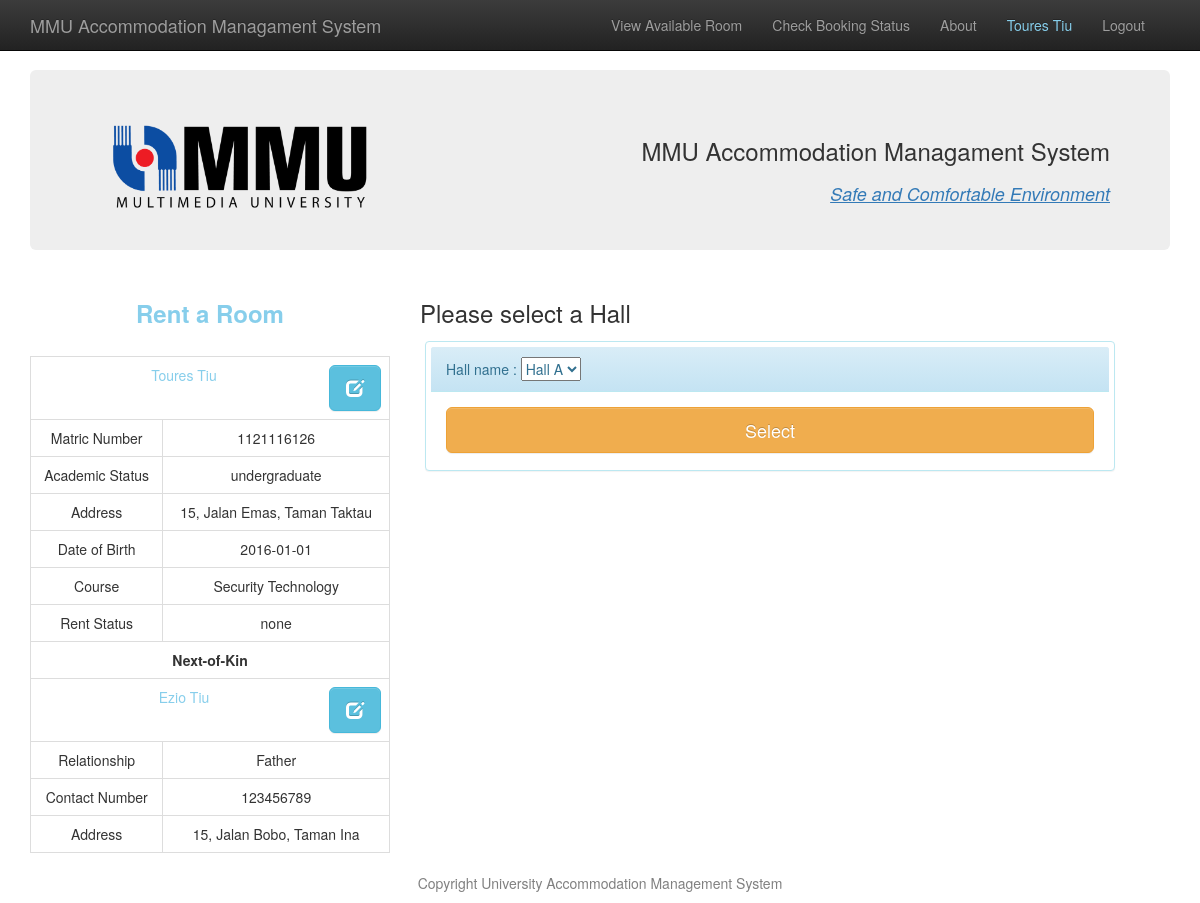
Screenshot of /rent.php (signed in) with the database file from the repository.
### tables this page shows
CREATE TABLE `student` (
  `student_id` int(10) NOT NULL,
  `student_name` varchar(50) NOT NULL,
  `student_address` varchar(50) NOT NULL,
  `student_dob` date NOT NULL,
  `student_category` varchar(50) NOT NULL,
  `student_status` varchar(10) NOT NULL,
  `course_id` varchar(5) NOT NULL,
  `student_pass` varchar(50) NOT NULL,
  `student_hp` varchar(11) NOT NULL
);

CREATE TABLE `relative` (
  `relative_id` int(5) NOT NULL,
  `relative_name` varchar(50) NOT NULL,
  `relative_relation` varchar(50) NOT NULL,
  `relative_address` varchar(50) NOT NULL,
  `relative_hp` varchar(11) NOT NULL,
  `student_id` int(10) NOT NULL
);

CREATE TABLE `course` (
  `course_id` varchar(5) NOT NULL,
  `course_title` varchar(50) NOT NULL,
  `course_leader` varchar(50) NOT NULL,
  `department_name` varchar(50) NOT NULL
);

### rent.php (the view, shortened to what this page needs)
<!DOCTYPE html>
<?php
	if (isset($_SESSION['id']))
	{
		$sess_id=$_SESSION["id"];
		$student_result = mysql_query("select * from student,course,relative where student.student_id=$sess_id and student.course_id=course.course_id and relative.student_id=$sess_id");
		$student_row = mysql_fetch_assoc($student_result);
	}
	$hall_result = mysql_query("select * from hall");
?>
<html>
<head>
<link rel="stylesheet" href="https://maxcdn.bootstrapcdn.com/bootstrap/3.3.6/css/bootstrap.min.css">
	<link rel="stylesheet" href="https://maxcdn.bootstrapcdn.com/bootstrap/3.3.6/css/bootstrap-theme.min.css">
	<link rel="stylesheet" href="https://maxcdn.bootstrapcdn.com/font-awesome/4.5.0/css/font-awesome.min.css">
    <link href="css/bootstrap.css" rel="stylesheet">
	<link href="css/bootstrap.min.css" rel="stylesheet">
</head>
		<body>
    <nav class="navbar navbar-inverse navbar-fixed-top" role="navigation">
        <div class="container">
            <div class="navbar-header">
                <a class="navbar-brand" href="index.php">MMU Accommodation Managament System</a>
            </div>
            <div class="collapse navbar-collapse" id="bs-example-navbar-collapse-1" style="float:right;margin-right:10px;">
                <ul class="nav navbar-nav">
                    <li>
                        <a href="rent.php">View Available Room</a>
                    </li>
                    <li>
                        <a href="checkstatus.php">Check Booking Status</a>
                    </li>
                    <li>
                        <a href="#">About</a>
                    </li>
                    <li>
                        <a href="#" style="color:skyblue;"><?php echo $student_row["student_name"] ?></a>
                    </li>
					<li>
                        <a href="logout.php">Logout</a>
                    </li>
                </ul>
            </div>
        </div>
    </nav>
			<div class="container">
			  <div class="jumbotron" style="height:180px; margin-top:70px;">
				<img src="img/mmulogo.png" alt="MMU" style="width: 300px;height:100px;">
				<table style="float:right;">
				<tr><td><h3 style="float:right;">MMU Accommodation Managament System</h3></td></tr>
				<tr><td><h4 style="float:right;font-style:italic;" class="text-primary"><u>Safe and Comfortable Environment</u></h4></td></tr>
				</table>
			  </div>
			  <div class="row">
				<div class="col-sm-4">
				 <h3 style="color:skyblue;font-weight:bold;text-align:center;">Rent a Room</h3>
				<table class="table table-bordered" style="text-align:center;margin-top:30px;">
					<tr><td colspan="2" style="color:skyblue;"><?php echo $student_row["student_name"]; ?>
						<button type="button" title="Update next-of-kin profile" class="btn btn-info btn-lg" data-toggle="modal" data-target="#myModal" style="float:right;"><i class="glyphicon glyphicon-edit glyphicon-lg"></i></button>
						</td>
					</tr>
					<tr><td>Matric Number</td><td><?php echo $student_row["student_id"]; ?></td></tr>
					<tr><td>Academic Status</td><td><?php echo $student_row["student_category"]; ?></td></tr>
					<tr><td>Address</td><td><?php echo $student_row["student_address"]; ?></td></tr>
					<tr><td>Date of Birth</td><td><?php echo $student_row["student_dob"]; ?></td></tr>
					<tr><td>Course</td><td><?php echo $student_row["course_title"] ?></td></tr>
					<tr><td>Rent Status</td><td><?php echo $student_row["student_status"]; ?></td></tr>
					<tr><td colspan="2" style="font-weight:bold;">Next-of-Kin</td></tr>
					<tr><td colspan="2" style="color:skyblue;"><?php echo $student_row["relative_name"]; ?>
						<button type="button" title="Update next-of-kin profile" class="btn btn-info btn-lg" data-toggle="modal" data-target="#myModal" style="float:right;"><i class="glyphicon glyphicon-edit glyphicon-lg"></i></button>
						</td>
					</tr>
					<tr><td>Relationship</td><td><?php echo $student_row["relative_relation"]; ?></td></tr>
					<tr><td>Contact Number</td><td><?php echo $student_row["relative_hp"]; ?></td></tr>
					<tr><td>Address</td><td><?php echo $student_row["relative_address"]; ?></td></tr>
				</table>
				</div>
				<div class="col-sm-4">
				<h3>Please select a Hall</h3>
				<form method="POST" action="room.php">
				<table style="width:700px;">
				<tr>
				<td><div class="panel panel-info" style="padding:5px;margin:5px;height:130px;">
					  <div class="panel-heading">
												Hall name :
												<select name="hall">
												<?php
													while ($hall_row = mysql_fetch_array($hall_result))
													{
														$hall_id = $hall_row['hall_id'];
														$hall_name = $hall_row['hall_name'];
														echo "<option value='$hall_id'>$hall_name</option>";
													}
												?>
												</select></div>
					  <div class="panel-body">
						<input class="btn btn-lg btn-warning btn-block" type="submit" name="btn_hall" value="Select">
					  </div>
					</div>
				</td>
				</tr>
				</table>
				</form>
				</div>
			  </div>
			  <footer>
            <div class="row">
                <div class="col-lg-12" style="text-align:center;color:grey;">
                    <p>Copyright University Accommodation Management System</p>
                </div>
            </div>
        </footer>
			</div>
        </body>
</html>

### rows the page displays
student: student_name "Toures Tiu", relative.student_id "1121116126", student_category "undergraduate", student_address "15, Jalan Emas, Taman Taktau", student_dob "2016-01-01", course.course_title "Security Technology", student_status "none", relative.relative_name "Ezio Tiu", relative.relative_relation "Father", relative.relative_hp "123456789", relative.relative_address "15, Jalan Bobo, Taman Ina"

### other values shown
form field hall "Hall A"
